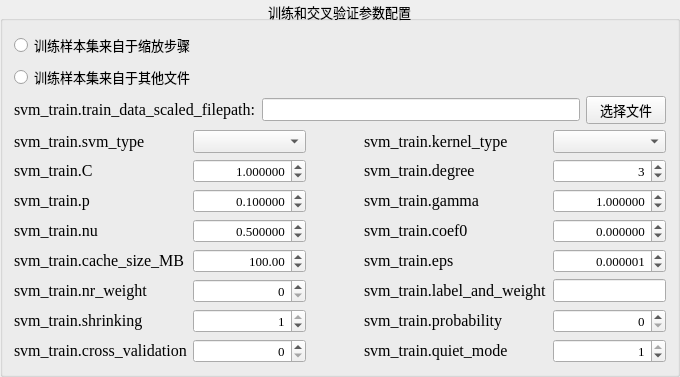
    <widget class="QGroupBox" name="groupBox_2">
     <property name="font">
      <font>
       <family>Times New Roman</family>
       <pointsize>10</pointsize>
      </font>
     </property>
     <property name="title">
      <string>训练和交叉验证参数配置</string>
     </property>
     <property name="alignment">
      <set>Qt::AlignCenter</set>
     </property>
     <layout class="QVBoxLayout" name="verticalLayout_3">
      <item>
       <widget class="QRadioButton" name="radioButton_3">
        <property name="sizePolicy">
         <sizepolicy hsizetype="MinimumExpanding" vsizetype="Fixed">
          <horstretch>0</horstretch>
          <verstretch>0</verstretch>
         </sizepolicy>
        </property>
        <property name="text">
         <string>训练样本集来自于缩放步骤</string>
        </property>
       </widget>
      </item>
      <item>
       <widget class="QRadioButton" name="radioButton_4">
        <property name="sizePolicy">
         <sizepolicy hsizetype="MinimumExpanding" vsizetype="Fixed">
          <horstretch>0</horstretch>
          <verstretch>0</verstretch>
         </sizepolicy>
        </property>
        <property name="text">
         <string>训练样本集来自于其他文件</string>
        </property>
       </widget>
      </item>
      <item>
       <layout class="QHBoxLayout" name="horizontalLayout_2">
        <item>
         <widget class="QLabel" name="label_6">
          <property name="sizePolicy">
           <sizepolicy hsizetype="Fixed" vsizetype="Fixed">
            <horstretch>0</horstretch>
            <verstretch>0</verstretch>
           </sizepolicy>
          </property>
          <property name="font">
           <font>
            <pointsize>12</pointsize>
           </font>
          </property>
          <property name="text">
           <string>svm_train.train_data_scaled_filepath:</string>
          </property>
         </widget>
        </item>
        <item>
         <widget class="QLineEdit" name="lineEdit_5">
          <property name="sizePolicy">
           <sizepolicy hsizetype="Expanding" vsizetype="Fixed">
            <horstretch>0</horstretch>
            <verstretch>0</verstretch>
           </sizepolicy>
          </property>
         </widget>
        </item>
        <item>
         <widget class="QPushButton" name="pushButton_5">
          <property name="text">
           <string>选择文件</string>
          </property>
         </widget>
        </item>
       </layout>
      </item>
      <item>
       <layout class="QGridLayout" name="gridLayout_3" columnstretch="5,2,1,5,2">
        <item row="3" column="1">
         <widget class="QDoubleSpinBox" name="doubleSpinBox_7">
          <property name="alignment">
           <set>Qt::AlignRight|Qt::AlignTrailing|Qt::AlignVCenter</set>
          </property>
          <property name="decimals">
           <number>6</number>
          </property>
          <property name="maximum">
           <double>1.000000000000000</double>
          </property>
          <property name="singleStep">
           <double>0.000001000000000</double>
          </property>
          <property name="value">
           <double>0.500000000000000</double>
          </property>
         </widget>
        </item>
        <item row="6" column="3">
         <widget class="QLabel" name="label_24">
          <property name="sizePolicy">
           <sizepolicy hsizetype="Fixed" vsizetype="Fixed">
            <horstretch>0</horstretch>
            <verstretch>0</verstretch>
           </sizepolicy>
          </property>
          <property name="font">
           <font>
            <pointsize>12</pointsize>
           </font>
          </property>
          <property name="text">
           <string>svm_train.probability</string>
          </property>
         </widget>
        </item>
        <item row="0" column="1">
         <widget class="QComboBox" name="comboBox"/>
        </item>
        <item row="4" column="4">
         <widget class="QDoubleSpinBox" name="doubleSpinBox_11">
          <property name="alignment">
           <set>Qt::AlignRight|Qt::AlignTrailing|Qt::AlignVCenter</set>
          </property>
          <property name="decimals">
           <number>6</number>
          </property>
          <property name="minimum">
           <double>-999999.999998999992386</double>
          </property>
          <property name="maximum">
           <double>999999.999998999992386</double>
          </property>
          <property name="singleStep">
           <double>0.000001000000000</double>
          </property>
          <property name="value">
           <double>0.000001000000000</double>
          </property>
         </widget>
        </item>
        <item row="4" column="1">
         <widget class="QDoubleSpinBox" name="doubleSpinBox_10">
          <property name="alignment">
           <set>Qt::AlignRight|Qt::AlignTrailing|Qt::AlignVCenter</set>
          </property>
          <property name="maximum">
           <double>500.000000000000000</double>
          </property>
          <property name="value">
           <double>100.000000000000000</double>
          </property>
         </widget>
        </item>
        <item row="2" column="3">
         <widget class="QLabel" name="label_17">
          <property name="sizePolicy">
           <sizepolicy hsizetype="Fixed" vsizetype="Fixed">
            <horstretch>0</horstretch>
            <verstretch>0</verstretch>
           </sizepolicy>
          </property>
          <property name="font">
           <font>
            <pointsize>12</pointsize>
           </font>
          </property>
          <property name="text">
           <string>svm_train.gamma</string>
          </property>
         </widget>
        </item>
        <item row="7" column="4">
         <widget class="QSpinBox" name="spinBox_6">
          <property name="alignment">
           <set>Qt::AlignRight|Qt::AlignTrailing|Qt::AlignVCenter</set>
          </property>
          <property name="maximum">
           <number>1</number>
          </property>
          <property name="value">
           <number>1</number>
          </property>
         </widget>
        </item>
        <item row="0" column="0">
         <widget class="QLabel" name="label_11">
          <property name="sizePolicy">
           <sizepolicy hsizetype="Fixed" vsizetype="Fixed">
            <horstretch>0</horstretch>
            <verstretch>0</verstretch>
           </sizepolicy>
          </property>
          <property name="font">
           <font>
            <pointsize>12</pointsize>
           </font>
          </property>
          <property name="text">
           <string>svm_train.svm_type</string>
          </property>
         </widget>
        </item>
        <item row="1" column="4">
         <widget class="QSpinBox" name="spinBox">
          <property name="alignment">
           <set>Qt::AlignRight|Qt::AlignTrailing|Qt::AlignVCenter</set>
          </property>
          <property name="minimum">
           <number>-99999</number>
          </property>
          <property name="maximum">
           <number>99999</number>
          </property>
          <property name="value">
           <number>3</number>
          </property>
         </widget>
        </item>
        <item row="5" column="1">
         <widget class="QSpinBox" name="spinBox_2">
          <property name="alignment">
           <set>Qt::AlignRight|Qt::AlignTrailing|Qt::AlignVCenter</set>
          </property>
         </widget>
        </item>
        <item row="4" column="3">
         <widget class="QLabel" name="label_20">
          <property name="sizePolicy">
           <sizepolicy hsizetype="Fixed" vsizetype="Fixed">
            <horstretch>0</horstretch>
            <verstretch>0</verstretch>
           </sizepolicy>
          </property>
          <property name="font">
           <font>
            <pointsize>12</pointsize>
           </font>
          </property>
          <property name="text">
           <string>svm_train.eps</string>
          </property>
         </widget>
        </item>
        <item row="6" column="1">
         <widget class="QSpinBox" name="spinBox_3">
          <property name="alignment">
           <set>Qt::AlignRight|Qt::AlignTrailing|Qt::AlignVCenter</set>
          </property>
          <property name="maximum">
           <number>1</number>
          </property>
          <property name="value">
           <number>1</number>
          </property>
         </widget>
        </item>
        <item row="2" column="1">
         <widget class="QDoubleSpinBox" name="doubleSpinBox_6">
          <property name="alignment">
           <set>Qt::AlignRight|Qt::AlignTrailing|Qt::AlignVCenter</set>
          </property>
          <property name="decimals">
           <number>6</number>
          </property>
          <property name="minimum">
           <double>-999999.999990000040270</double>
          </property>
          <property name="maximum">
           <double>999999.999990000040270</double>
          </property>
          <property name="singleStep">
           <double>0.000001000000000</double>
          </property>
          <property name="value">
           <double>0.100000000000000</double>
          </property>
         </widget>
        </item>
        <item row="1" column="0">
         <widget class="QLabel" name="label_13">
          <property name="sizePolicy">
           <sizepolicy hsizetype="Fixed" vsizetype="Fixed">
            <horstretch>0</horstretch>
            <verstretch>0</verstretch>
           </sizepolicy>
          </property>
          <property name="font">
           <font>
            <pointsize>12</pointsize>
           </font>
          </property>
          <property name="text">
           <string>svm_train.C</string>
          </property>
         </widget>
        </item>
        <item row="3" column="0">
         <widget class="QLabel" name="label_15">
          <property name="sizePolicy">
           <sizepolicy hsizetype="Fixed" vsizetype="Fixed">
            <horstretch>0</horstretch>
            <verstretch>0</verstretch>
           </sizepolicy>
          </property>
          <property name="font">
           <font>
            <pointsize>12</pointsize>
           </font>
          </property>
          <property name="text">
           <string>svm_train.nu</string>
          </property>
         </widget>
        </item>
        <item row="1" column="3">
         <widget class="QLabel" name="label_16">
          <property name="sizePolicy">
           <sizepolicy hsizetype="Fixed" vsizetype="Fixed">
            <horstretch>0</horstretch>
            <verstretch>0</verstretch>
           </sizepolicy>
          </property>
          <property name="font">
           <font>
            <pointsize>12</pointsize>
           </font>
          </property>
          <property name="text">
           <string>svm_train.degree</string>
          </property>
         </widget>
        </item>
        <item row="5" column="3">
         <widget class="QLabel" name="label_22">
          <property name="sizePolicy">
           <sizepolicy hsizetype="Fixed" vsizetype="Fixed">
            <horstretch>0</horstretch>
            <verstretch>0</verstretch>
           </sizepolicy>
          </property>
          <property name="font">
           <font>
            <pointsize>12</pointsize>
           </font>
          </property>
          <property name="text">
           <string>svm_train.label_and_weight</string>
          </property>
         </widget>
        </item>
        <item row="2" column="0">
         <widget class="QLabel" name="label_14">
          <property name="sizePolicy">
           <sizepolicy hsizetype="Fixed" vsizetype="Fixed">
            <horstretch>0</horstretch>
            <verstretch>0</verstretch>
           </sizepolicy>
          </property>
          <property name="font">
           <font>
            <pointsize>12</pointsize>
           </font>
          </property>
          <property name="text">
           <string>svm_train.p</string>
          </property>
         </widget>
        </item>
        <item row="6" column="0">
         <widget class="QLabel" name="label_23">
          <property name="sizePolicy">
           <sizepolicy hsizetype="Fixed" vsizetype="Fixed">
            <horstretch>0</horstretch>
            <verstretch>0</verstretch>
           </sizepolicy>
          </property>
          <property name="font">
           <font>
            <pointsize>12</pointsize>
           </font>
          </property>
          <property name="text">
           <string>svm_train.shrinking</string>
          </property>
         </widget>
        </item>
        <item row="0" column="3">
         <widget class="QLabel" name="label_12">
          <property name="sizePolicy">
           <sizepolicy hsizetype="Fixed" vsizetype="Fixed">
            <horstretch>0</horstretch>
            <verstretch>0</verstretch>
           </sizepolicy>
          </property>
          <property name="font">
           <font>
            <pointsize>12</pointsize>
           </font>
          </property>
          <property name="text">
           <string>svm_train.kernel_type</string>
          </property>
         </widget>
        </item>
        <item row="0" column="4">
         <widget class="QComboBox" name="comboBox_2"/>
        </item>
        <item row="5" column="0">
         <widget class="QLabel" name="label_21">
          <property name="sizePolicy">
           <sizepolicy hsizetype="Fixed" vsizetype="Fixed">
            <horstretch>0</horstretch>
            <verstretch>0</verstretch>
           </sizepolicy>
          </property>
          <property name="font">
           <font>
            <pointsize>12</pointsize>
           </font>
          </property>
          <property name="text">
           <string>svm_train.nr_weight</string>
          </property>
         </widget>
        </item>
        <item row="4" column="0">
         <widget class="QLabel" name="label_19">
          <property name="sizePolicy">
           <sizepolicy hsizetype="Fixed" vsizetype="Fixed">
            <horstretch>0</horstretch>
            <verstretch>0</verstretch>
           </sizepolicy>
          </property>
          <property name="font">
           <font>
            <pointsize>12</pointsize>
           </font>
          </property>
          <property name="text">
           <string>svm_train.cache_size_MB</string>
          </property>
         </widget>
        </item>
        <item row="7" column="3">
         <widget class="QLabel" name="label_26">
          <property name="sizePolicy">
           <sizepolicy hsizetype="Fixed" vsizetype="Fixed">
            <horstretch>0</horstretch>
            <verstretch>0</verstretch>
           </sizepolicy>
          </property>
          <property name="font">
           <font>
            <pointsize>12</pointsize>
           </font>
          </property>
          <property name="text">
           <string>svm_train.quiet_mode</string>
          </property>
         </widget>
        </item>
        <item row="3" column="3">
         <widget class="QLabel" name="label_18">
          <property name="sizePolicy">
           <sizepolicy hsizetype="Fixed" vsizetype="Fixed">
            <horstretch>0</horstretch>
            <verstretch>0</verstretch>
           </sizepolicy>
          </property>
          <property name="font">
           <font>
            <pointsize>12</pointsize>
           </font>
          </property>
          <property name="text">
           <string>svm_train.coef0</string>
          </property>
         </widget>
        </item>
        <item row="3" column="4">
         <widget class="QDoubleSpinBox" name="doubleSpinBox_9">
          <property name="alignment">
           <set>Qt::AlignRight|Qt::AlignTrailing|Qt::AlignVCenter</set>
          </property>
          <property name="decimals">
           <number>6</number>
          </property>
          <property name="minimum">
           <double>-99999.999999000006937</double>
          </property>
          <property name="maximum">
           <double>99999.999999000006937</double>
          </property>
          <property name="singleStep">
           <double>0.000001000000000</double>
          </property>
         </widget>
        </item>
        <item row="6" column="4">
         <widget class="QSpinBox" name="spinBox_4">
          <property name="alignment">
           <set>Qt::AlignRight|Qt::AlignTrailing|Qt::AlignVCenter</set>
          </property>
          <property name="maximum">
           <number>1</number>
          </property>
         </widget>
        </item>
        <item row="7" column="0">
         <widget class="QLabel" name="label_25">
          <property name="sizePolicy">
           <sizepolicy hsizetype="Fixed" vsizetype="Fixed">
            <horstretch>0</horstretch>
            <verstretch>0</verstretch>
           </sizepolicy>
          </property>
          <property name="font">
           <font>
            <pointsize>12</pointsize>
           </font>
          </property>
          <property name="text">
           <string>svm_train.cross_validation</string>
          </property>
         </widget>
        </item>
        <item row="7" column="1">
         <widget class="QSpinBox" name="spinBox_5">
          <property name="alignment">
           <set>Qt::AlignRight|Qt::AlignTrailing|Qt::AlignVCenter</set>
          </property>
          <property name="maximum">
           <number>99999</number>
          </property>
         </widget>
        </item>
        <item row="5" column="4">
         <widget class="QLineEdit" name="lineEdit_6">
          <property name="sizePolicy">
           <sizepolicy hsizetype="Expanding" vsizetype="Fixed">
            <horstretch>0</horstretch>
            <verstretch>0</verstretch>
           </sizepolicy>
          </property>
         </widget>
        </item>
        <item row="0" column="2">
         <spacer name="horizontalSpacer_3">
          <property name="orientation">
           <enum>Qt::Horizontal</enum>
          </property>
          <property name="sizeHint" stdset="0">
           <size>
            <width>40</width>
            <height>20</height>
           </size>
          </property>
         </spacer>
        </item>
        <item row="1" column="1">
         <widget class="QDoubleSpinBox" name="doubleSpinBox_5">
          <property name="alignment">
           <set>Qt::AlignRight|Qt::AlignTrailing|Qt::AlignVCenter</set>
          </property>
          <property name="decimals">
           <number>6</number>
          </property>
          <property name="minimum">
           <double>-10000.000000000000000</double>
          </property>
          <property name="maximum">
           <double>999999.989999999990687</double>
          </property>
          <property name="singleStep">
           <double>0.000001000000000</double>
          </property>
          <property name="value">
           <double>1.000000000000000</double>
          </property>
         </widget>
        </item>
        <item row="2" column="4">
         <widget class="QDoubleSpinBox" name="doubleSpinBox_8">
          <property name="alignment">
           <set>Qt::AlignRight|Qt::AlignTrailing|Qt::AlignVCenter</set>
          </property>
          <property name="decimals">
           <number>6</number>
          </property>
          <property name="minimum">
           <double>-999999.999990000040270</double>
          </property>
          <property name="maximum">
           <double>999999.999990000040270</double>
          </property>
          <property name="singleStep">
           <double>0.000001000000000</double>
          </property>
          <property name="value">
           <double>1.000000000000000</double>
          </property>
         </widget>
        </item>
       </layout>
      </item>
     </layout>
    </widget>
